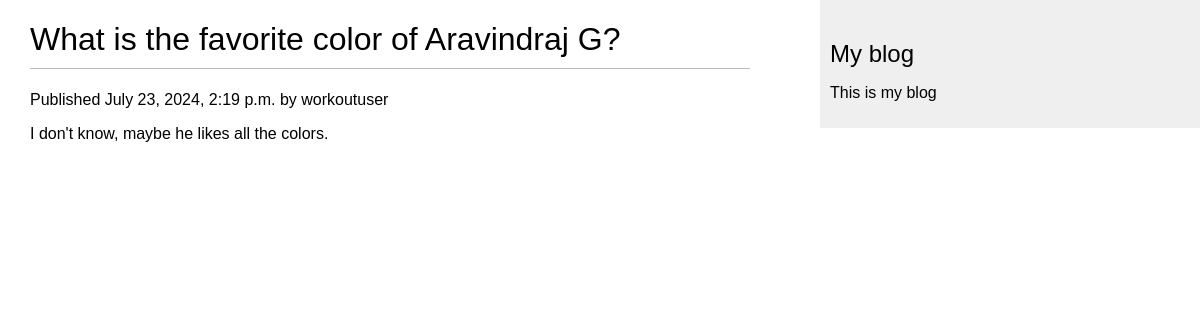
The app's page /blog/2/ with its own data.
### myblog/models.py (models this page shows, shortened)
class Post(models.Model):
    class Status(models.TextChoices):
        DRAFT = 'DF', 'Draft',
        PUBLISHED = 'PB', 'Published'
    objects = models.Manager()
    published = PublishedManager()
    title = models.CharField(max_length=250)
    slug = models.SlugField(max_length=250)
    body = models.TextField()
    author = models.ForeignKey(User, on_delete=models.CASCADE,
                               related_name='blog_posts')
    publish = models.DateTimeField(default=timezone.now())
    created = models.DateTimeField(auto_now_add=True)
    updated = models.DateTimeField(auto_now=True)
    status = models.CharField(max_length=2,
                              choices=Status.choices,
                              default=Status.DRAFT)
    class Meta:
        ordering = ['-publish']
        indexes = [
            models.Index(fields=['-publish'])
        ]

### myblog/views.py (the view)
# urls.py: path('<int:id>/', views.post_detail, name = 'post_detail'),
def post_detail(request, id):
    post = get_object_or_404(Post, id=id, status = Post.Status.PUBLISHED)
    return render(request, 'myblog/post/detail.html', {'post':post})

### myblog/templates/myblog/post/detail.html (shortened to what this page needs)
{% extends "myblog/base.html" %}
{% block content %}
<h1> {{ post.title }} </h1>
<div class="date">
    Published {{ post.publish }} by {{ post.author }}
</div>
{{ post.body|linebreaks }}
{% endblock %}

### myblog/static/css/myblog.css (style rules this page uses)
body { margin:0; padding:0; font-family:helvetica, sans-serif; }
h1 { font-weight:normal; border-bottom:1px solid #bbb; padding:0 0 10px 0; }

### records on screen
Post: title "What is the favorite color of Aravindraj G?", publish "July 23, 2024, 2:19 p.m.", author "workoutuser", body "I don't know, maybe he likes all the colors."
